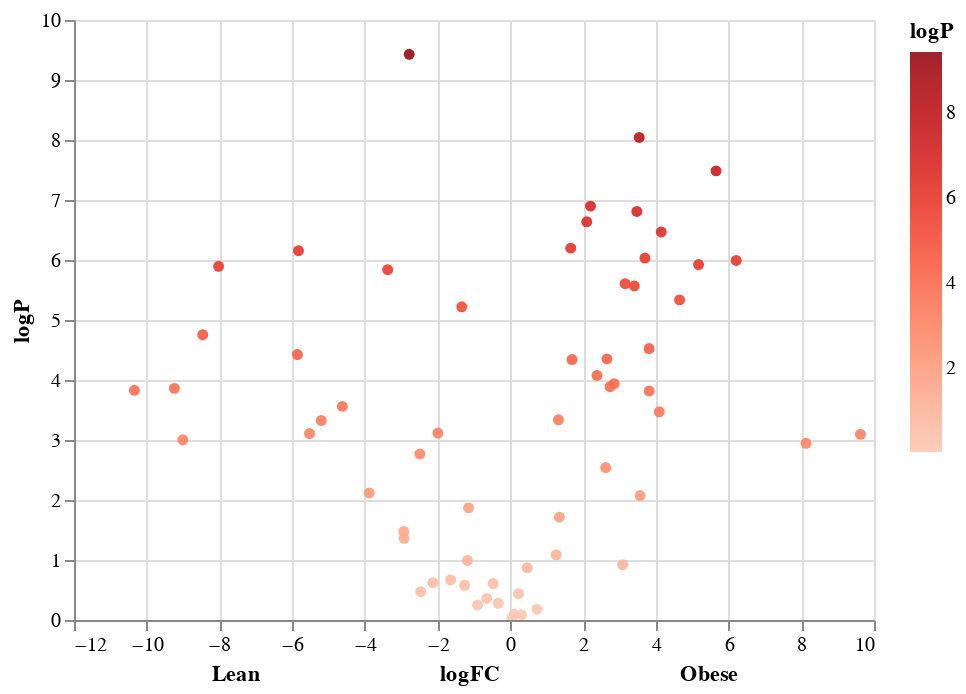

Notebook code for this chart:
### Markdown cell above
#### vulcano plot

### Code cell
#non interactive plot
sns.scatterplot(y='logP',x='logFC',data=Stats,hue='logP',palette='Reds')


xscale = alt.Scale(type='log')
chart=alt.Chart(Stats).mark_circle(opacity= 0.9).encode(
    y='logP',
    x=alt.X('logFC',title="Lean"+" "*30+"logFC"+" "*30+"Obese"),
    color=alt.Color('logP',scale=alt.Scale(scheme='reds')),
    tooltip=["Name",
        alt.Tooltip( "HF", type = "quantitative",format='.2f'),
        alt.Tooltip( "chow", type = "quantitative",format='.2f'),
    ]
)

chart.interactive()

### Figure 1 — Vega-Lite specification as saved in the notebook (floating-point values rounded to 4 significant figures)
{"config": {"view": {"continuousWidth": 400, "continuousHeight": 300}}, "data": {"name": "data-209ffcd0241d40abc06d92217ad8c5bd"}, "mark": {"type": "circle", "opacity": 0.9}, "encoding": {"color": {"type": "quantitative", "field": "logP", "scale": {"scheme": "reds"}}, "tooltip": [{"type": "nominal", "field": "Name"}, {"type": "quantitative", "field": "HF", "format": ".2f"}, {"type": "quantitative", "field": "chow", "format": ".2f"}], "x": {"type": "quantitative", "field": "logFC", "title": "Lean                              logFC                              Obese"}, "y": {"type": "quantitative", "field": "logP"}}, "selection": {"selector001": {"type": "interval", "bind": "scales", "encodings": ["x", "y"]}}, "$schema": "https://vega.github.io/schema/vega-lite/v4.0.0.json", "datasets": {"data-209ffcd0241d40abc06d92217ad8c5bd": [{"HF": 2.052, "chow": -1.493, "Id": "MAG01", "logFC": 3.544, "Pvalue": 9.067e-09, "logP": 8.043, "Name": "Acetatifactor MAG01"}, {"HF": -0.8566, "chow": 0.4801, "Id": "MAG02", "logFC": -1.337, "Pvalue": 6.036e-06, "logP": 5.219, "Name": "CAG-485 sp002361155"}, {"HF": -0.9313, "chow": 1.061, "Id": "MAG03", "logFC": -1.993, "Pvalue": 0.0007654, "logP": 3.116, "Name": "CAG-95 sp000403495"}, {"HF": 3.532, "chow": -1.643, "Id": "MAG04", "logFC": 5.175, "Pvalue": 1.193e-06, "logP": 5.923, "Name": "Lachnospiraceae MAG04"}, {"HF": 1.608, "chow": 0.286, "Id": "MAG05", "logFC": 1.322, "Pvalue": 0.0004603, "logP": 3.337, "Name": "An181 MAG05"}, {"HF": 1.871, "chow": -2.782, "Id": "MAG06", "logFC": 4.653, "Pvalue": 4.623e-06, "logP": 5.335, "Name": "Lachnospiraceae MAG06"}, {"HF": 0.9249, "chow": -2.776, "Id": "MAG07", "logFC": 3.701, "Pvalue": 9.284e-07, "logP": 6.032, "Name": "Dorea MAG07"}, {"HF": 1.006, "chow": -8.62, "Id": "MAG08", "logFC": 9.627, "Pvalue": 0.0008046, "logP": 3.094, "Name": "Lactobacillus johnsonii"}, {"HF": -2.313, "chow": 5.711, "Id": "MAG09", "logFC": -8.024, "Pvalue": 1.272e-06, "logP": 5.896, "Name": "CAG-485 MAG09"}, {"HF": 1.438, "chow": 4.22, "Id": "MAG10", "logFC": -2.782, "Pvalue": 3.725e-10, "logP": 9.429, "Name": "UBA7173 sp001689485"}, {"HF": -1.162, "chow": -9.292, "Id": "MAG11", "logFC": 8.13, "Pvalue": 0.001135, "logP": 2.945, "Name": "Limosilactobacillus reuteri"}, {"HF": 0.07127, "chow": -3.016, "Id": "MAG12", "logFC": 3.087, "Pvalue": 0.1199, "logP": 0.9212, "Name": "Eubacterium_R MAG12"}, {"HF": -2.895, "chow": 0.9846, "Id": "MAG13", "logFC": -3.88, "Pvalue": 0.007605, "logP": 2.119, "Name": "Lachnospiraceae MAG13"}, {"HF": -5.412, "chow": 0.4459, "Id": "MAG14", "logFC": -5.858, "Pvalue": 3.764e-05, "logP": 4.424, "Name": "CAG-485 MAG14"}, {"HF": -1.353, "chow": -5.448, "Id": "MAG15", "logFC": 4.095, "Pvalue": 0.0003387, "logP": 3.47, "Name": "UBA7182 MAG15"}, {"HF": 4.92, "chow": 5.571, "Id": "MAG16", "logFC": -0.6507, "Pvalue": 0.4376, "logP": 0.3589, "Name": "Akkermansia muciniphila"}, {"HF": -1.947, "chow": -0.6879, "Id": "MAG17", "logFC": -1.259, "Pvalue": 0.2642, "logP": 0.5781, "Name": "Acetatifactor MAG17"}, {"HF": 1.639, "chow": -0.5655, "Id": "MAG18", "logFC": 2.204, "Pvalue": 1.264e-07, "logP": 6.898, "Name": "Lawsonibacter MAG18"}, {"HF": 1.999, "chow": -1.48, "Id": "MAG19", "logFC": 3.479, "Pvalue": 1.551e-07, "logP": 6.809, "Name": "Angelakisella MAG19"}, {"HF": 5.103, "chow": 2.362, "Id": "MAG20", "logFC": 2.741, "Pvalue": 0.0001291, "logP": 3.889, "Name": "Kineothrix sp000403275"}, {"HF": 1.183, "chow": -1.438, "Id": "MAG21", "logFC": 2.621, "Pvalue": 0.002884, "logP": 2.54, "Name": "Oscillospiraceae MAG21"}, {"HF": -4.666, "chow": 0.534, "Id": "MAG22", "logFC": -5.2, "Pvalue": 0.0004727, "logP": 3.325, "Name": "UBA3700 MAG22"}, {"HF": -0.2942, "chow": -1.028, "Id": "MAG23", "logFC": 0.7337, "Pvalue": 0.661, "logP": 0.1798, "Name": "Kineothrix MAG23"}, {"HF": 1.889, "chow": 2.364, "Id": "MAG24", "logFC": -0.4756, "Pvalue": 0.2473, "logP": 0.6068, "Name": "Alistipes sp002362235"}, {"HF": 1.183, "chow": 2.086, "Id": "MAG25", "logFC": -0.9037, "Pvalue": 0.5628, "logP": 0.2497, "Name": "Paramuribaculum MAG25"}, {"HF": -1.793, "chow": 0.6959, "Id": "MAG26", "logFC": -2.489, "Pvalue": 0.001709, "logP": 2.767, "Name": "Rs-D84 MAG26"}, {"HF": -10.46, "chow": -1.457, "Id": "MAG27", "logFC": -9.007, "Pvalue": 0.0009913, "logP": 3.004, "Name": "UBA3700 MAG27"}, {"HF": 0.9654, "chow": -1.418, "Id": "MAG28", "logFC": 2.383, "Pvalue": 8.394e-05, "logP": 4.076, "Name": "1XD42-69 MAG28"}, {"HF": -8.764, "chow": -5.834, "Id": "MAG29", "logFC": -2.93, "Pvalue": 0.03334, "logP": 1.477, "Name": "Zag111 MAG29"}, {"HF": 2.124, "chow": -0.7313, "Id": "MAG30", "logFC": 2.855, "Pvalue": 0.0001149, "logP": 3.94, "Name": "Ligilactobacillus murinus"}, {"HF": 4.13, "chow": -2.081, "Id": "MAG31", "logFC": 6.211, "Pvalue": 1.018e-06, "logP": 5.992, "Name": "Acetatifactor MAG31"}, {"HF": 2.584, "chow": -0.8256, "Id": "MAG32", "logFC": 3.409, "Pvalue": 2.712e-06, "logP": 5.567, "Name": "1XD42-69 MAG32"}, {"HF": -2.604, "chow": -0.1384, "Id": "MAG33", "logFC": -2.466, "Pvalue": 0.3377, "logP": 0.4715, "Name": "NM07-P-09 sp004793925"}, {"HF": -5.326, "chow": 3.133, "Id": "MAG34", "logFC": -8.459, "Pvalue": 1.755e-05, "logP": 4.756, "Name": "CAG-485 MAG34"}, {"HF": -0.06128, "chow": 5.463, "Id": "MAG35", "logFC": -5.524, "Pvalue": 0.0007805, "logP": 3.108, "Name": "UBA7173 sp001915385"}, {"HF": 1.812, "chow": 0.1517, "Id": "MAG36", "logFC": 1.66, "Pvalue": 6.344e-07, "logP": 6.198, "Name": "Dorea MAG36"}, {"HF": 2.14, "chow": -1.427, "Id": "MAG37", "logFC": 3.567, "Pvalue": 0.008435, "logP": 2.074, "Name": "Acetatifactor MAG37"}, {"HF": 4.092, "chow": 2.831, "Id": "MAG38", "logFC": 1.261, "Pvalue": 0.08251, "logP": 1.083, "Name": "RC9 sp002298075"}, {"HF": -11.96, "chow": -1.622, "Id": "MAG39", "logFC": -10.34, "Pvalue": 0.0001482, "logP": 3.829, "Name": "Parasutterella sp900552195"}, {"HF": 2.182, "chow": 4.31, "Id": "MAG40", "logFC": -2.128, "Pvalue": 0.2391, "logP": 0.6215, "Name": "Faecalibaculum rodentium"}, {"HF": 1.776, "chow": 0.07905, "Id": "MAG41", "logFC": 1.697, "Pvalue": 4.563e-05, "logP": 4.341, "Name": "Oscillospiraceae MAG41"}, {"HF": 0.2022, "chow": -3.613, "Id": "MAG42", "logFC": 3.815, "Pvalue": 2.991e-05, "logP": 4.524, "Name": "Erysipelatoclostridium cocleatum"}, {"HF": 1.614, "chow": -2.204, "Id": "MAG43", "logFC": 3.819, "Pvalue": 0.000152, "logP": 3.818, "Name": "CAG-95 MAG43"}, {"HF": -1.922, "chow": -0.7709, "Id": "MAG44", "logFC": -1.151, "Pvalue": 0.01353, "logP": 1.869, "Name": "Alistipes sp002428825"}, {"HF": 3.366, "chow": 4.546, "Id": "MAG45", "logFC": -1.18, "Pvalue": 0.1017, "logP": 0.9926, "Name": "Phocaeicola vulgatus"}, {"HF": 2.11, "chow": 0.7632, "Id": "MAG46", "logFC": 1.347, "Pvalue": 0.01934, "logP": 1.714, "Name": "UBA9475 MAG46"}, {"HF": 2.315, "chow": -1.834, "Id": "MAG47", "logFC": 4.149, "Pvalue": 3.401e-07, "logP": 6.468, "Name": "Acetatifactor MAG47"}, {"HF": 0.1368, "chow": 3.059, "Id": "MAG48", "logFC": -2.923, "Pvalue": 0.04349, "logP": 1.362, "Name": "Paramuribaculum sp900553585"}, {"HF": -0.1048, "chow": 5.722, "Id": "MAG49", "logFC": -5.827, "Pvalue": 6.996e-07, "logP": 6.155, "Name": "Bacteroides intestinalis"}, {"HF": 2.414, "chow": -3.242, "Id": "MAG50", "logFC": 5.657, "Pvalue": 3.269e-08, "logP": 7.486, "Name": "UBA9475 MAG50"}, {"HF": 0.7566, "chow": 0.6513, "Id": "MAG51", "logFC": 0.1053, "Pvalue": 0.8035, "logP": 0.09504, "Name": "Mucispirillum schaedleri"}, {"HF": 1.798, "chow": -0.8574, "Id": "MAG52", "logFC": 2.655, "Pvalue": 4.443e-05, "logP": 4.352, "Name": "Acetatifactor MAG52"}, {"HF": 2.979, "chow": 0.8784, "Id": "MAG53", "logFC": 2.1, "Pvalue": 2.308e-07, "logP": 6.637, "Name": "14-2 MAG53"}, {"HF": 2.972, "chow": 2.749, "Id": "MAG54", "logFC": 0.2233, "Pvalue": 0.3641, "logP": 0.4388, "Name": "Mailhella MAG54"}, {"HF": 0.2168, "chow": 3.591, "Id": "MAG55", "logFC": -3.374, "Pvalue": 1.448e-06, "logP": 5.839, "Name": "1XD8-76 MAG55"}, {"HF": 1.238, "chow": 1.571, "Id": "MAG56", "logFC": -0.3336, "Pvalue": 0.5271, "logP": 0.2781, "Name": "Parabacteroides goldsteinii"}, {"HF": -2.656, "chow": 1.963, "Id": "MAG57", "logFC": -4.619, "Pvalue": 0.0002754, "logP": 3.56, "Name": "CAG-873 MAG57"}, {"HF": 0.5356, "chow": 0.2268, "Id": "MAG58", "logFC": 0.3087, "Pvalue": 0.8182, "logP": 0.08716, "Name": "Phocaeicola sp002493165"}, {"HF": 1.403, "chow": -1.753, "Id": "MAG59", "logFC": 3.157, "Pvalue": 2.485e-06, "logP": 5.605, "Name": "Oscillospiraceae MAG59"}, {"HF": -11.1, "chow": -1.857, "Id": "MAG60", "logFC": -9.239, "Pvalue": 0.0001378, "logP": 3.861, "Name": "Paramuribaculum MAG60"}, {"HF": -0.8324, "chow": 0.8095, "Id": "MAG61", "logFC": -1.642, "Pvalue": 0.215, "logP": 0.6675, "Name": "Paramuribaculum MAG61"}, {"HF": 2.06, "chow": 1.598, "Id": "MAG62", "logFC": 0.4625, "Pvalue": 0.1349, "logP": 0.8698, "Name": "Odoribacter MAG62"}, {"HF": 1.073, "chow": 1.038, "Id": "MAG63", "logFC": 0.03474, "Pvalue": 0.9493, "logP": 0.02259, "Name": "Oscillospiraceae MAG63"}]}}
